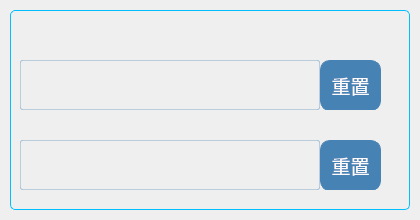
<?xml version="1.0" encoding="UTF-8"?>
<ui version="4.0">
 <class>addressSetting</class>
 <widget class="QWidget" name="addressSetting">
  <property name="geometry">
   <rect>
    <x>0</x>
    <y>0</y>
    <width>420</width>
    <height>220</height>
   </rect>
  </property>
  <property name="minimumSize">
   <size>
    <width>420</width>
    <height>220</height>
   </size>
  </property>
  <property name="maximumSize">
   <size>
    <width>420</width>
    <height>220</height>
   </size>
  </property>
  <property name="windowTitle">
   <string>Form</string>
  </property>
  <widget class="QFrame" name="frame">
   <property name="geometry">
    <rect>
     <x>10</x>
     <y>10</y>
     <width>400</width>
     <height>200</height>
    </rect>
   </property>
   <property name="minimumSize">
    <size>
     <width>400</width>
     <height>200</height>
    </size>
   </property>
   <property name="maximumSize">
    <size>
     <width>400</width>
     <height>200</height>
    </size>
   </property>
   <property name="styleSheet">
    <string notr="true">QFrame#frame{
/*frame是整个widget里面的容器，用于放置控件 整体拖动*/
/*背景图片*/
background-image: url(:/new/prefix1/addressSettingBackgrond.png);
/*边缘圆角半径设置*/
border: 1px solid rgba(0,191,255, 255);
border-radius:5px; 
}</string>
   </property>
   <property name="frameShape">
    <enum>QFrame::StyledPanel</enum>
   </property>
   <property name="frameShadow">
    <enum>QFrame::Raised</enum>
   </property>
   <widget class="QStackedWidget" name="stackedWidget">
    <property name="geometry">
     <rect>
      <x>10</x>
      <y>40</y>
      <width>380</width>
      <height>60</height>
     </rect>
    </property>
    <property name="minimumSize">
     <size>
      <width>380</width>
      <height>60</height>
     </size>
    </property>
    <property name="maximumSize">
     <size>
      <width>380</width>
      <height>60</height>
     </size>
    </property>
    <property name="currentIndex">
     <number>0</number>
    </property>
    <widget class="QWidget" name="page">
     <widget class="QTextEdit" name="display_screen">
      <property name="geometry">
       <rect>
        <x>0</x>
        <y>10</y>
        <width>300</width>
        <height>50</height>
       </rect>
      </property>
      <property name="minimumSize">
       <size>
        <width>300</width>
        <height>50</height>
       </size>
      </property>
      <property name="maximumSize">
       <size>
        <width>300</width>
        <height>50</height>
       </size>
      </property>
      <property name="font">
       <font>
        <family>楷体</family>
        <pointsize>11</pointsize>
        <italic>false</italic>
       </font>
      </property>
      <property name="cursor" stdset="0">
       <cursorShape>ArrowCursor</cursorShape>
      </property>
      <property name="mouseTracking">
       <bool>false</bool>
      </property>
      <property name="focusPolicy">
       <enum>Qt::NoFocus</enum>
      </property>
      <property name="styleSheet">
       <string notr="true">color:#FFFAFA;/*字体颜色设置*/
background-color: rgba(255,255,255,0);
border-style:inset;/*背景颜色设置*/
border-radius:2px;/*边框圆角半径设置*/
border: 1px solid rgba(70,130,180, 80);</string>
      </property>
      <property name="readOnly">
       <bool>true</bool>
      </property>
     </widget>
     <widget class="QPushButton" name="reset1">
      <property name="geometry">
       <rect>
        <x>300</x>
        <y>10</y>
        <width>61</width>
        <height>51</height>
       </rect>
      </property>
      <property name="minimumSize">
       <size>
        <width>0</width>
        <height>0</height>
       </size>
      </property>
      <property name="maximumSize">
       <size>
        <width>16777215</width>
        <height>16777215</height>
       </size>
      </property>
      <property name="font">
       <font>
        <family>Agency FB</family>
        <pointsize>14</pointsize>
       </font>
      </property>
      <property name="cursor">
       <cursorShape>PointingHandCursor</cursorShape>
      </property>
      <property name="styleSheet">
       <string notr="true">/*登录按钮*/
QPushButton{
/*静置时设置*/
color:#FFFAFA;/*字体颜色设置*/
background-color:rgba(70,130,180, 255);/*背景颜色设置*/;
border-style:inset;/*背景颜色设置*/
border-radius:10px;/*边框圆角半径设置*/
border: 1px solid rgba(70,130,180, 255);
}

QPushButton:hover{
/*悬停时设置*/ /*由于与内部代码有冲突 已弃用*/
background-color:rgba(135,206,250, 255);
border-style:inset;/*边框设置*/
}
QPushButton:pressed{
/*按压时设置*/
background-color:rgba(173,216,230, 255);
/*背景颜色设置*/
border-style:inset;/*边框设置*/
}</string>
      </property>
      <property name="text">
       <string>重置</string>
      </property>
     </widget>
    </widget>
    <widget class="QWidget" name="page_2">
     <widget class="QLineEdit" name="LineEdit1">
      <property name="geometry">
       <rect>
        <x>0</x>
        <y>10</y>
        <width>300</width>
        <height>50</height>
       </rect>
      </property>
      <property name="minimumSize">
       <size>
        <width>300</width>
        <height>50</height>
       </size>
      </property>
      <property name="maximumSize">
       <size>
        <width>300</width>
        <height>50</height>
       </size>
      </property>
      <property name="font">
       <font>
        <family>Arial</family>
        <pointsize>15</pointsize>
        <italic>true</italic>
       </font>
      </property>
      <property name="styleSheet">
       <string notr="true"> /*文本输入框 账号输入*/
QLineEdit{
/*非悬浮时颜色设置*/
color:#FFFAFA;
background-color:rgba(70,130,180, 255);/*背景颜色设置*/
border-style:outset;/*设置边框*/
border-radius:5px;/*边框圆角半径设置*/
border: 1px solid rgba(70,130,180, 100);
}
QLineEdit::hover
{
/*悬浮时颜色设置*/
background-color:rgba(135,206,250, 255);
}</string>
      </property>
      <property name="text">
       <string/>
      </property>
      <property name="maxLength">
       <number>25</number>
      </property>
      <property name="placeholderText">
       <string>网址</string>
      </property>
      <property name="clearButtonEnabled">
       <bool>true</bool>
      </property>
     </widget>
     <widget class="QPushButton" name="confirm1">
      <property name="geometry">
       <rect>
        <x>300</x>
        <y>10</y>
        <width>61</width>
        <height>51</height>
       </rect>
      </property>
      <property name="minimumSize">
       <size>
        <width>0</width>
        <height>0</height>
       </size>
      </property>
      <property name="maximumSize">
       <size>
        <width>16777215</width>
        <height>16777215</height>
       </size>
      </property>
      <property name="font">
       <font>
        <family>Agency FB</family>
        <pointsize>14</pointsize>
       </font>
      </property>
      <property name="cursor">
       <cursorShape>PointingHandCursor</cursorShape>
      </property>
      <property name="styleSheet">
       <string notr="true">/*登录按钮*/
QPushButton{
/*静置时设置*/
color:#FFFAFA;/*字体颜色设置*/
background-color:rgba(70,130,180, 255);/*背景颜色设置*/;
border-style:inset;/*背景颜色设置*/
border-radius:10px;/*边框圆角半径设置*/
border: 1px solid rgba(70,130,180, 255);
}

QPushButton:hover{
/*悬停时设置*/ /*由于与内部代码有冲突 已弃用*/
background-color:rgba(135,206,250, 255);
border-style:inset;/*边框设置*/
}
QPushButton:pressed{
/*按压时设置*/
background-color:rgba(173,216,230, 255);
/*背景颜色设置*/
border-style:inset;/*边框设置*/
}</string>
      </property>
      <property name="text">
       <string>确定</string>
      </property>
     </widget>
    </widget>
   </widget>
   <widget class="QStackedWidget" name="stackedWidget_2">
    <property name="geometry">
     <rect>
      <x>10</x>
      <y>120</y>
      <width>380</width>
      <height>60</height>
     </rect>
    </property>
    <property name="minimumSize">
     <size>
      <width>380</width>
      <height>60</height>
     </size>
    </property>
    <property name="maximumSize">
     <size>
      <width>380</width>
      <height>60</height>
     </size>
    </property>
    <property name="currentIndex">
     <number>0</number>
    </property>
    <widget class="QWidget" name="page_3">
     <widget class="QTextEdit" name="display_screen_2">
      <property name="geometry">
       <rect>
        <x>0</x>
        <y>10</y>
        <width>300</width>
        <height>50</height>
       </rect>
      </property>
      <property name="minimumSize">
       <size>
        <width>300</width>
        <height>50</height>
       </size>
      </property>
      <property name="maximumSize">
       <size>
        <width>300</width>
        <height>50</height>
       </size>
      </property>
      <property name="font">
       <font>
        <family>楷体</family>
        <pointsize>11</pointsize>
        <italic>false</italic>
       </font>
      </property>
      <property name="cursor" stdset="0">
       <cursorShape>ArrowCursor</cursorShape>
      </property>
      <property name="mouseTracking">
       <bool>false</bool>
      </property>
      <property name="focusPolicy">
       <enum>Qt::NoFocus</enum>
      </property>
      <property name="styleSheet">
       <string notr="true">color:#FFFAFA;/*字体颜色设置*/
background-color: rgba(255,255,255,0);
border-style:inset;/*背景颜色设置*/
border-radius:2px;/*边框圆角半径设置*/
border: 1px solid rgba(70,130,180, 80);</string>
      </property>
      <property name="readOnly">
       <bool>true</bool>
      </property>
     </widget>
     <widget class="QPushButton" name="reset2">
      <property name="geometry">
       <rect>
        <x>300</x>
        <y>10</y>
        <width>61</width>
        <height>51</height>
       </rect>
      </property>
      <property name="minimumSize">
       <size>
        <width>0</width>
        <height>0</height>
       </size>
      </property>
      <property name="maximumSize">
       <size>
        <width>16777215</width>
        <height>16777215</height>
       </size>
      </property>
      <property name="font">
       <font>
        <family>Agency FB</family>
        <pointsize>14</pointsize>
       </font>
      </property>
      <property name="cursor">
       <cursorShape>PointingHandCursor</cursorShape>
      </property>
      <property name="styleSheet">
       <string notr="true">/*登录按钮*/
QPushButton{
/*静置时设置*/
color:#FFFAFA;/*字体颜色设置*/
background-color:rgba(70,130,180, 255);/*背景颜色设置*/;
border-style:inset;/*背景颜色设置*/
border-radius:10px;/*边框圆角半径设置*/
border: 1px solid rgba(70,130,180, 255);
}

QPushButton:hover{
/*悬停时设置*/ /*由于与内部代码有冲突 已弃用*/
background-color:rgba(135,206,250, 255);
border-style:inset;/*边框设置*/
}
QPushButton:pressed{
/*按压时设置*/
background-color:rgba(173,216,230, 255);
/*背景颜色设置*/
border-style:inset;/*边框设置*/
}</string>
      </property>
      <property name="text">
       <string>重置</string>
      </property>
     </widget>
    </widget>
    <widget class="QWidget" name="page_4">
     <widget class="QLineEdit" name="LineEdit_2">
      <property name="geometry">
       <rect>
        <x>0</x>
        <y>10</y>
        <width>300</width>
        <height>50</height>
       </rect>
      </property>
      <property name="minimumSize">
       <size>
        <width>300</width>
        <height>50</height>
       </size>
      </property>
      <property name="maximumSize">
       <size>
        <width>300</width>
        <height>50</height>
       </size>
      </property>
      <property name="font">
       <font>
        <family>Arial</family>
        <pointsize>15</pointsize>
        <italic>true</italic>
       </font>
      </property>
      <property name="styleSheet">
       <string notr="true"> /*文本输入框 账号输入*/
QLineEdit{
/*非悬浮时颜色设置*/
color:#FFFAFA;
background-color:rgba(70,130,180, 255);/*背景颜色设置*/
border-style:outset;/*设置边框*/
border-radius:5px;/*边框圆角半径设置*/
border: 1px solid rgba(70,130,180, 100);
}
QLineEdit::hover
{
/*悬浮时颜色设置*/
background-color:rgba(135,206,250, 255);
}</string>
      </property>
      <property name="text">
       <string/>
      </property>
      <property name="maxLength">
       <number>25</number>
      </property>
      <property name="placeholderText">
       <string>网址</string>
      </property>
      <property name="clearButtonEnabled">
       <bool>true</bool>
      </property>
     </widget>
     <widget class="QPushButton" name="confirm2">
      <property name="geometry">
       <rect>
        <x>300</x>
        <y>10</y>
        <width>61</width>
        <height>51</height>
       </rect>
      </property>
      <property name="minimumSize">
       <size>
        <width>0</width>
        <height>0</height>
       </size>
      </property>
      <property name="maximumSize">
       <size>
        <width>16777215</width>
        <height>16777215</height>
       </size>
      </property>
      <property name="font">
       <font>
        <family>Agency FB</family>
        <pointsize>14</pointsize>
       </font>
      </property>
      <property name="cursor">
       <cursorShape>PointingHandCursor</cursorShape>
      </property>
      <property name="styleSheet">
       <string notr="true">/*登录按钮*/
QPushButton{
/*静置时设置*/
color:#FFFAFA;/*字体颜色设置*/
background-color:rgba(70,130,180, 255);/*背景颜色设置*/;
border-style:inset;/*背景颜色设置*/
border-radius:10px;/*边框圆角半径设置*/
border: 1px solid rgba(70,130,180, 255);
}

QPushButton:hover{
/*悬停时设置*/ /*由于与内部代码有冲突 已弃用*/
background-color:rgba(135,206,250, 255);
border-style:inset;/*边框设置*/
}
QPushButton:pressed{
/*按压时设置*/
background-color:rgba(173,216,230, 255);
/*背景颜色设置*/
border-style:inset;/*边框设置*/
}</string>
      </property>
      <property name="text">
       <string>确定</string>
      </property>
     </widget>
    </widget>
   </widget>
   <widget class="QLabel" name="close">
    <property name="geometry">
     <rect>
      <x>370</x>
      <y>0</y>
      <width>28</width>
      <height>28</height>
     </rect>
    </property>
    <property name="minimumSize">
     <size>
      <width>28</width>
      <height>28</height>
     </size>
    </property>
    <property name="maximumSize">
     <size>
      <width>28</width>
      <height>28</height>
     </size>
    </property>
    <property name="cursor">
     <cursorShape>PointingHandCursor</cursorShape>
    </property>
    <property name="styleSheet">
     <string notr="true">/*关闭按钮*/</string>
    </property>
    <property name="text">
     <string/>
    </property>
    <property name="pixmap">
     <pixmap resource="SourceFile.qrc">:/new/prefix1/close.png</pixmap>
    </property>
   </widget>
  </widget>
 </widget>
 <resources>
  <include location="SourceFile.qrc"/>
 </resources>
 <connections/>
</ui>
